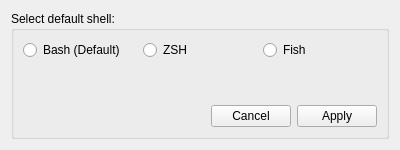
<?xml version="1.0" encoding="UTF-8"?>
<ui version="4.0">
 <class>shellSelect</class>
 <widget class="QWidget" name="shellSelect">
  <property name="geometry">
   <rect>
    <x>0</x>
    <y>0</y>
    <width>400</width>
    <height>150</height>
   </rect>
  </property>
  <property name="sizePolicy">
   <sizepolicy hsizetype="Fixed" vsizetype="Fixed">
    <horstretch>0</horstretch>
    <verstretch>0</verstretch>
   </sizepolicy>
  </property>
  <property name="minimumSize">
   <size>
    <width>400</width>
    <height>150</height>
   </size>
  </property>
  <property name="maximumSize">
   <size>
    <width>400</width>
    <height>150</height>
   </size>
  </property>
  <property name="windowTitle">
   <string/>
  </property>
  <layout class="QVBoxLayout" name="verticalLayout">
   <item>
    <widget class="QGroupBox" name="groupBox">
     <property name="title">
      <string>Select default shell:</string>
     </property>
     <layout class="QVBoxLayout" name="verticalLayout_2">
      <item>
       <layout class="QHBoxLayout" name="horizontalLayout_2">
        <item>
         <widget class="QRadioButton" name="btnBash">
          <property name="text">
           <string>Bash (Default)</string>
          </property>
         </widget>
        </item>
        <item>
         <widget class="QRadioButton" name="btnZSH">
          <property name="text">
           <string>ZSH</string>
          </property>
         </widget>
        </item>
        <item>
         <widget class="QRadioButton" name="btnFish">
          <property name="text">
           <string>Fish</string>
          </property>
         </widget>
        </item>
       </layout>
      </item>
      <item>
       <spacer name="verticalSpacer">
        <property name="orientation">
         <enum>Qt::Vertical</enum>
        </property>
        <property name="sizeHint" stdset="0">
         <size>
          <width>20</width>
          <height>40</height>
         </size>
        </property>
       </spacer>
      </item>
      <item>
       <layout class="QHBoxLayout" name="horizontalLayout">
        <item>
         <widget class="QDialogButtonBox" name="buttonBox">
          <property name="standardButtons">
           <set>QDialogButtonBox::Apply|QDialogButtonBox::Cancel</set>
          </property>
         </widget>
        </item>
       </layout>
      </item>
     </layout>
    </widget>
   </item>
  </layout>
 </widget>
 <resources/>
 <connections>
  <connection>
   <sender>buttonBox</sender>
   <signal>rejected()</signal>
   <receiver>shellSelect</receiver>
   <slot>close()</slot>
   <hints>
    <hint type="sourcelabel">
     <x>199</x>
     <y>116</y>
    </hint>
    <hint type="destinationlabel">
     <x>199</x>
     <y>74</y>
    </hint>
   </hints>
  </connection>
 </connections>
</ui>
